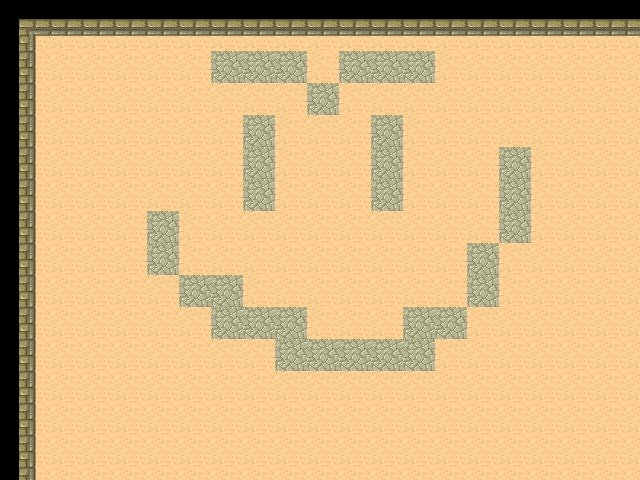

Rendered tile map (Tiled .tmx) drawn with the repository's tilesets; below, a short description and the map source with its tile grids summarised:
An orthogonal 20x15 tile map with 32x32 px tiles, 2 tile layers (background, collision) and 4 objects (3x hostile, object).

<map version="1.0" orientation="orthogonal" width="20" height="15" tilewidth="32" tileheight="32">
 <properties>
  <property name="id" value="101" />
 </properties>
 <tileset firstgid="1" name="tmw_desert_spacing" tilewidth="32" tileheight="32" spacing="1" margin="1">
  <tileoffset x="19" y="19" />
  <image source="tmw_desert_spacing.png" width="265" height="199" />
 </tileset>
 <layer name="background" width="20" height="15">
  <data>[300 cells, 300 non-empty, 1 distinct tile ids]</data>
 </layer>
 <objectgroup name="interactive" width="20" height="15">
  <object name="door1" type="object" x="80" y="178" width="32" height="32">
   <properties>
    <property name="connection" value="1" />
    <property name="id" value="401" />
    <property name="objectType" value="door" />
   </properties>
  </object>
 </objectgroup>
 <objectgroup name="npc" width="20" height="15">
  <object name="npc2" type="hostile" x="183" y="416" width="41" height="38">
   <properties>
    <property name="id" value="200" />
    <property name="npcType" value="StandardEnemy" />
   </properties>
  </object>
  <object name="npc2" type="hostile" x="525" y="403" width="41" height="38">
   <properties>
    <property name="id" value="202" />
    <property name="npcType" value="StandardEnemy" />
   </properties>
  </object>
  <object name="npc2" type="hostile" x="334" y="407" width="41" height="38">
   <properties>
    <property name="id" value="201" />
    <property name="npcType" value="StandardEnemy" />
   </properties>
  </object>
 </objectgroup>
 <layer name="collision" width="20" height="15">
  <data>[300 cells, 98 non-empty, 9 distinct tile ids]</data>
 </layer>
</map>
